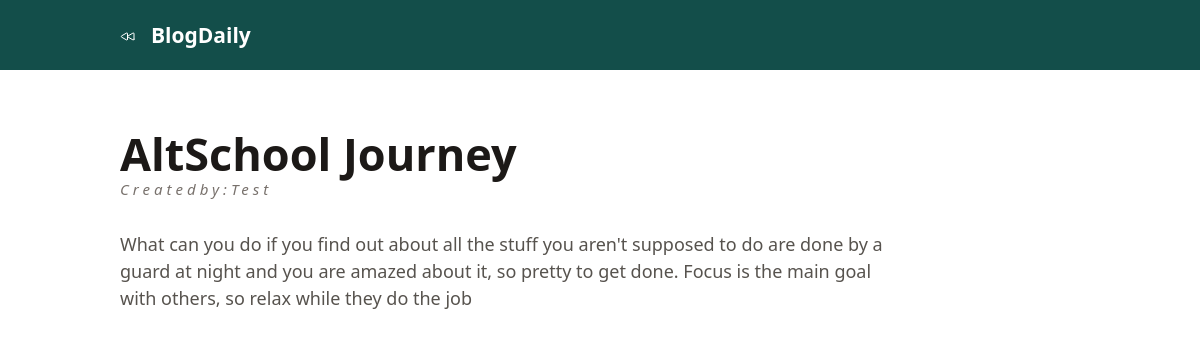
Page /blog/2 on the committed database.
### app.py (models this page shows, shortened)
class Post(db.Model):
    id = db.Column(db.Integer, primary_key=True, unique=True)
    title = db.Column(db.String(100))
    content = db.Column(db.String(1000))
    author = db.Column(db.String(100), nullable=False)
    date = db.Column(db.DateTime, default=datetime.utcnow)

### app.py (the view)
@app.route('/blog/<int:id>')
def blog(id):
    blog = Post.query.filter_by(id=id).first()
    return render_template('readmoreblog.html', blog=blog)

### templates/readmoreblog.html (shortened to what this page needs)
<!DOCTYPE html>
<html lang="en">
<head>
    <script src="https://cdn.tailwindcss.com"></script>
</head>
<body>
    <header class="w-full bg-teal-900 fixed py-[20px] h-[70px] top-0 left-0">
        <div class="w-[90%] space-x-[15px] flex items-center mx-auto md:w-[80%] lg:w-[80%]">
            <div class="text-[#fff] cursor-pointer font-[700] text-[20px]">
                <a href="{{ url_for('home') }}">
                </a>
            </div>
            <div class="font-[700] text-[#fff] text-[21px]">BlogDaily</div>
        </div>
    </header>
    <div class="w-[90%] block h-fit mx-auto md:w-[80%] lg:w-[80%]">
        <div class="mt-[120px] font-[700] text-stone-900 text-[20px] md:text-[45px]">{{ blog.title }}</div>
        <div class="leading-[3px] italic tracking-[4px] font-[400] text-[14px] md:text-[15px] text-stone-500">
            Createdby:{{ blog.author}}
        </div>
        <div class="content overflow-y-scroll block h-fit w-[80%] font-[400] text-stone-600 mt-[40px] text-[18px]">
            <div class="w-full">{{ blog.content }}</div>
        </div>
    </div>
</body>
</html>

### rows in the picture
Post: title "AltSchool Journey", author "Test", content "What can you do if you find out about all the stuff you aren't supposed to do are done by a guard at night and you are amazed about it, so pretty to get done. Focus is the main goal with others, so relax while they do the job"
